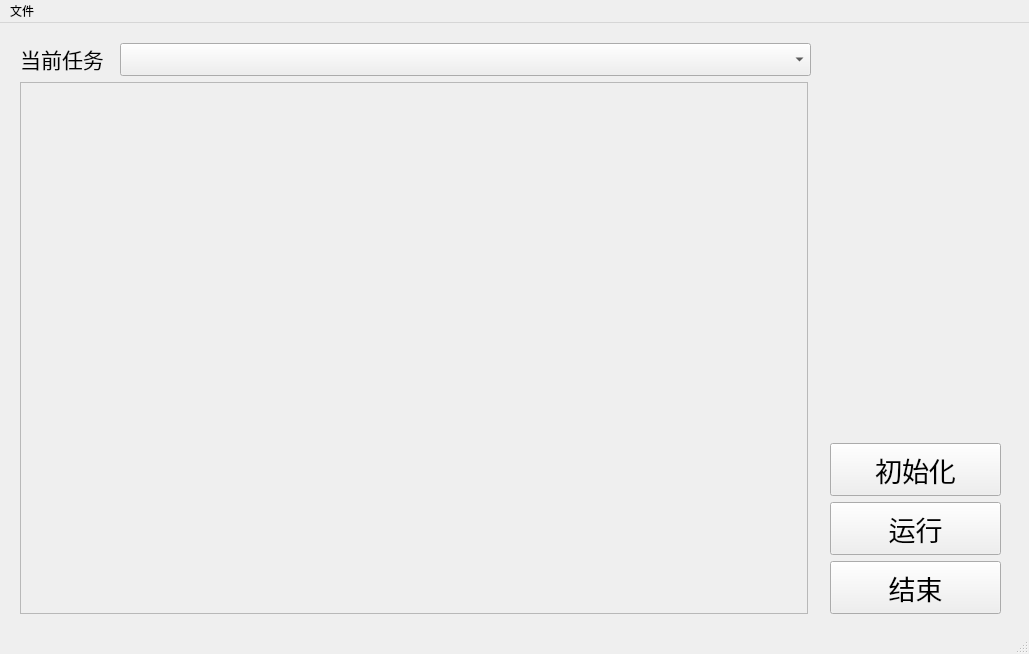
<?xml version="1.0" encoding="UTF-8"?>
<ui version="4.0">
 <class>MainWindow</class>
 <widget class="QMainWindow" name="MainWindow">
  <property name="geometry">
   <rect>
    <x>0</x>
    <y>0</y>
    <width>1029</width>
    <height>654</height>
   </rect>
  </property>
  <property name="sizePolicy">
   <sizepolicy hsizetype="Fixed" vsizetype="Fixed">
    <horstretch>0</horstretch>
    <verstretch>0</verstretch>
   </sizepolicy>
  </property>
  <property name="windowTitle">
   <string>MainWindow</string>
  </property>
  <widget class="QWidget" name="centralwidget">
   <widget class="QWidget" name="layoutWidget">
    <property name="geometry">
     <rect>
      <x>830</x>
      <y>420</y>
      <width>171</width>
      <height>171</height>
     </rect>
    </property>
    <layout class="QVBoxLayout" name="verticalLayout">
     <item>
      <widget class="QPushButton" name="button_init">
       <property name="sizePolicy">
        <sizepolicy hsizetype="Expanding" vsizetype="Expanding">
         <horstretch>0</horstretch>
         <verstretch>0</verstretch>
        </sizepolicy>
       </property>
       <property name="font">
        <font>
         <family>微软雅黑</family>
         <pointsize>20</pointsize>
         <weight>50</weight>
         <bold>false</bold>
        </font>
       </property>
       <property name="cursor">
        <cursorShape>PointingHandCursor</cursorShape>
       </property>
       <property name="text">
        <string>初始化</string>
       </property>
      </widget>
     </item>
     <item>
      <widget class="QPushButton" name="button_run">
       <property name="sizePolicy">
        <sizepolicy hsizetype="Expanding" vsizetype="Expanding">
         <horstretch>0</horstretch>
         <verstretch>0</verstretch>
        </sizepolicy>
       </property>
       <property name="font">
        <font>
         <family>微软雅黑</family>
         <pointsize>20</pointsize>
        </font>
       </property>
       <property name="cursor">
        <cursorShape>PointingHandCursor</cursorShape>
       </property>
       <property name="text">
        <string>运行</string>
       </property>
      </widget>
     </item>
     <item>
      <widget class="QPushButton" name="button_end">
       <property name="sizePolicy">
        <sizepolicy hsizetype="Expanding" vsizetype="Expanding">
         <horstretch>0</horstretch>
         <verstretch>0</verstretch>
        </sizepolicy>
       </property>
       <property name="font">
        <font>
         <family>微软雅黑</family>
         <pointsize>20</pointsize>
        </font>
       </property>
       <property name="cursor">
        <cursorShape>PointingHandCursor</cursorShape>
       </property>
       <property name="text">
        <string>结束</string>
       </property>
      </widget>
     </item>
    </layout>
   </widget>
   <widget class="QWidget" name="layoutWidget">
    <property name="geometry">
     <rect>
      <x>20</x>
      <y>20</y>
      <width>791</width>
      <height>571</height>
     </rect>
    </property>
    <layout class="QVBoxLayout" name="verticalLayout_2">
     <item>
      <layout class="QHBoxLayout" name="horizontalLayout">
       <item>
        <widget class="QLabel" name="label_2">
         <property name="sizePolicy">
          <sizepolicy hsizetype="Fixed" vsizetype="Fixed">
           <horstretch>0</horstretch>
           <verstretch>0</verstretch>
          </sizepolicy>
         </property>
         <property name="font">
          <font>
           <family>微软雅黑</family>
           <pointsize>16</pointsize>
          </font>
         </property>
         <property name="cursor">
          <cursorShape>ArrowCursor</cursorShape>
         </property>
         <property name="styleSheet">
          <string notr="true"/>
         </property>
         <property name="text">
          <string>当前任务</string>
         </property>
         <property name="alignment">
          <set>Qt::AlignCenter</set>
         </property>
        </widget>
       </item>
       <item>
        <spacer name="horizontalSpacer_2">
         <property name="orientation">
          <enum>Qt::Horizontal</enum>
         </property>
         <property name="sizeHint" stdset="0">
          <size>
           <width>10</width>
           <height>20</height>
          </size>
         </property>
        </spacer>
       </item>
       <item>
        <widget class="QComboBox" name="combox_task">
         <property name="sizePolicy">
          <sizepolicy hsizetype="Expanding" vsizetype="Minimum">
           <horstretch>1</horstretch>
           <verstretch>1</verstretch>
          </sizepolicy>
         </property>
        </widget>
       </item>
      </layout>
     </item>
     <item>
      <widget class="QFrame" name="frame">
       <property name="sizePolicy">
        <sizepolicy hsizetype="Fixed" vsizetype="Fixed">
         <horstretch>0</horstretch>
         <verstretch>0</verstretch>
        </sizepolicy>
       </property>
       <property name="minimumSize">
        <size>
         <width>788</width>
         <height>532</height>
        </size>
       </property>
       <property name="maximumSize">
        <size>
         <width>788</width>
         <height>532</height>
        </size>
       </property>
       <property name="frameShape">
        <enum>QFrame::StyledPanel</enum>
       </property>
       <property name="frameShadow">
        <enum>QFrame::Raised</enum>
       </property>
       <widget class="QLabel" name="label">
        <property name="geometry">
         <rect>
          <x>10</x>
          <y>10</y>
          <width>768</width>
          <height>512</height>
         </rect>
        </property>
        <property name="sizePolicy">
         <sizepolicy hsizetype="Fixed" vsizetype="Expanding">
          <horstretch>0</horstretch>
          <verstretch>1</verstretch>
         </sizepolicy>
        </property>
        <property name="text">
         <string/>
        </property>
        <property name="pixmap">
         <pixmap>image_background.png</pixmap>
        </property>
        <property name="scaledContents">
         <bool>true</bool>
        </property>
        <property name="alignment">
         <set>Qt::AlignCenter</set>
        </property>
       </widget>
      </widget>
     </item>
    </layout>
   </widget>
  </widget>
  <widget class="QMenuBar" name="menuBar">
   <property name="geometry">
    <rect>
     <x>0</x>
     <y>0</y>
     <width>1029</width>
     <height>22</height>
    </rect>
   </property>
   <widget class="QMenu" name="menu">
    <property name="title">
     <string>文件</string>
    </property>
    <addaction name="actionNew"/>
    <addaction name="actionOpen"/>
   </widget>
   <addaction name="menu"/>
  </widget>
  <widget class="QStatusBar" name="statusBar"/>
  <action name="actionNew">
   <property name="text">
    <string>New</string>
   </property>
   <property name="font">
    <font>
     <family>微软雅黑</family>
     <pointsize>12</pointsize>
    </font>
   </property>
  </action>
  <action name="actionOpen">
   <property name="text">
    <string>Open</string>
   </property>
   <property name="font">
    <font>
     <family>微软雅黑</family>
     <pointsize>12</pointsize>
    </font>
   </property>
  </action>
 </widget>
 <resources/>
 <connections/>
</ui>
